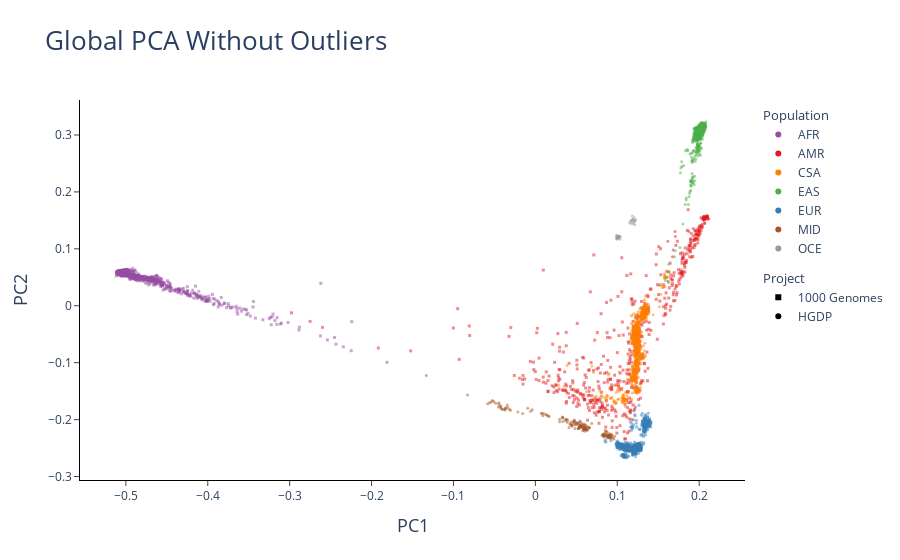

Notebook code for this chart:
### Markdown cell above
### 6c-1. Global PCA Plots (without outliers)

[Back to Index](#Index)

### Code cell
# get annotated score table from dictionary 
global_without_outliers = scores_without_outliers['GLOBAL']

# CHMI_CHMI3_WGS2 is a sample added by gnomAD for QC purposes and thus doesn't have metadata information. 
# To avoid a "None" error, we have to remove it before plotting. 
# From the dataset itself, it is removed together with PCA outliers in section 5 below. 
global_without_outliers = global_without_outliers.filter(global_without_outliers.s == 'CHMI_CHMI3_WGS2', keep = False)

# Make plot
p = ggplot(global_without_outliers, aes(x = global_without_outliers.PC1, y = global_without_outliers.PC2))+ \
    geom_point(aes(color = global_without_outliers.global_pop,
                   shape = global_without_outliers.proj_title),
                   size = 3, alpha = .5) +\
    xlab("PC1") + \
    ylab("PC2") + \
    ggtitle("Global PCA Without Outliers")+\
    labs(shape = 'Project', color = 'Population') +\
    scale_color_manual(values=cont_colors)

# Show plot
p.show()

### Figure 1 — Plotly figure (JSON) as saved in the notebook; plotly's stock layout.template omitted (floating-point values rounded to 4 significant figures; data arrays with more than 128 entries replaced by an {"elided": "..."} marker saying what was removed)
{"data": [{"marker": {"color": "#984EA3", "opacity": 0.5, "size": 3, "symbol": "square"}, "mode": "markers", "showlegend": false, "type": "scatter", "x": {"elided": "879 float values"}, "xaxis": "x", "y": {"elided": "879 float values"}, "yaxis": "y"}, {"marker": {"color": "#984EA3", "opacity": 0.5, "size": 3, "symbol": "circle"}, "mode": "markers", "showlegend": false, "type": "scatter", "x": [-0.493, -0.5002, -0.4995, -0.5002, -0.4993, -0.4985, -0.4991, -0.4955, -0.4893, -0.4907, -0.5026, -0.5012, -0.4977, -0.4915, -0.4956, -0.499, -0.4997, -0.4993, -0.5033, -0.4978, -0.4989, -0.4867, -0.5019, -0.4963, -0.4872, -0.4908, -0.4945, -0.4842, -0.4924, -0.4879, -0.4862, -0.49, -0.4887, -0.4909, -0.4771, -0.4846, -0.4779, -0.4958, -0.5062, -0.5028, -0.5037, -0.5061, -0.503, -0.5065, -0.5023, -0.5061, -0.5023, -0.5057, -0.5077, -0.5023, -0.5016, -0.5092, -0.5094, -0.506, -0.5024, -0.5046, -0.503, -0.4921, -0.4886, -0.5041, -0.4975, -0.4616, -0.4998, -0.4962, -0.4619, -0.5007, -0.4928, -0.4935, -0.4975, -0.5002, -0.501, -0.5007, -0.4955, -0.4958, -0.4915, -0.4947, -0.49, -0.4893, -0.4827, -0.4799, -0.4703, -0.4457, -0.4707, -0.4459, -0.4109, -0.4185, -0.4742, -0.4783, -0.4903, -0.4594, -0.477, -0.4923, -0.4631, -0.4941, -0.4942, -0.4826, -0.5006, -0.4993, -0.5036, -0.5029, -0.4693, -0.5004, -0.4916, -0.5011, -0.4656, -0.4954, -0.492, -0.4907, -0.4629, -0.5041], "xaxis": "x", "y": [0.06335, 0.0609, 0.06312, 0.05682, 0.06384, 0.06419, 0.05962, 0.06126, 0.06196, 0.05937, 0.0637, 0.06194, 0.06214, 0.06621, 0.06413, 0.05684, 0.06449, 0.0641, 0.06004, 0.06031, 0.06146, 0.05869, 0.06183, 0.05375, 0.0465, 0.05426, 0.05259, 0.05163, 0.05303, 0.05276, 0.05307, 0.05118, 0.05378, 0.05077, 0.0472, 0.052, 0.04509, 0.05448, 0.05796, 0.05958, 0.06146, 0.05949, 0.05693, 0.05984, 0.0548, 0.05805, 0.05916, 0.05781, 0.05584, 0.05684, 0.05699, 0.05949, 0.05557, 0.0565, 0.05756, 0.056, 0.05999, 0.06105, 0.0631, 0.0568, 0.06317, 0.05224, 0.05814, 0.0547, 0.05292, 0.05747, 0.0546, 0.0616, 0.06203, 0.06084, 0.06057, 0.06056, 0.05842, 0.05313, 0.05271, 0.05482, 0.05149, 0.04788, 0.05224, 0.04933, 0.05011, 0.03723, 0.04722, 0.03968, 0.02528, 0.02756, 0.04983, 0.04714, 0.06169, 0.05007, 0.04766, 0.06199, 0.05335, 0.05224, 0.05523, 0.05026, 0.06058, 0.06279, 0.06156, 0.05573, 0.05091, 0.05589, 0.05221, 0.05665, 0.0514, 0.06161, 0.04966, 0.06057, 0.05375, 0.05848], "yaxis": "y"}, {"marker": {"color": "#E41A1C", "opacity": 0.5, "size": 3, "symbol": "square"}, "mode": "markers", "showlegend": false, "type": "scatter", "x": {"elided": "487 float values"}, "xaxis": "x", "y": {"elided": "487 float values"}, "yaxis": "y"}, {"marker": {"color": "#E41A1C", "opacity": 0.5, "size": 3, "symbol": "circle"}, "mode": "markers", "showlegend": false, "type": "scatter", "x": [0.1618, 0.2051, 0.2053, 0.2068, 0.2085, 0.2057, 0.2078, 0.2065, 0.2075, 0.2109, 0.1898, 0.2002, 0.2014, 0.1872, 0.152, 0.1674, 0.189, 0.1706, 0.201, 0.1927, 0.1683, 0.1794, 0.1987, 0.1621, 0.1902, 0.1992, 0.171, 0.1664, 0.1891, 0.2061, 0.21, 0.208, 0.2117, 0.2104, 0.2067, 0.2104, 0.2074, 0.2067, 0.2093, 0.2032, 0.205, 0.2033, 0.2024, 0.2008, 0.206, 0.1962, 0.2053, 0.2055, 0.1983, 0.203, 0.1988, 0.2072, 0.21, 0.205, 0.2058, 0.2021, 0.2058, 0.2091, 0.2064, 0.2094, 0.2035, 0.2082], "xaxis": "x", "y": [0.1132, 0.1505, 0.1509, 0.1522, 0.1526, 0.1523, 0.1551, 0.1521, 0.1544, 0.1522, 0.1181, 0.1286, 0.1261, 0.1305, 0.03594, 0.08627, 0.1165, 0.1306, 0.1339, 0.1357, 0.09785, 0.08355, 0.1265, 0.04286, 0.1274, 0.132, 0.1216, 0.04593, 0.1111, 0.1537, 0.1546, 0.1567, 0.1528, 0.1565, 0.1551, 0.1578, 0.1563, 0.151, 0.1574, 0.1397, 0.1539, 0.1527, 0.131, 0.1405, 0.1564, 0.1312, 0.1536, 0.1529, 0.1298, 0.1409, 0.1361, 0.1527, 0.1568, 0.1564, 0.1571, 0.1551, 0.156, 0.154, 0.1445, 0.1584, 0.1431, 0.1544], "yaxis": "y"}, {"marker": {"color": "#FF7F00", "opacity": 0.5, "size": 3, "symbol": "square"}, "mode": "markers", "showlegend": false, "type": "scatter", "x": {"elided": "599 float values"}, "xaxis": "x", "y": {"elided": "599 float values"}, "yaxis": "y"}, {"marker": {"color": "#FF7F00", "opacity": 0.5, "size": 3, "symbol": "circle"}, "mode": "markers", "showlegend": false, "type": "scatter", "x": {"elided": "183 float values"}, "xaxis": "x", "y": {"elided": "183 float values"}, "yaxis": "y"}, {"marker": {"color": "#4DAF4A", "opacity": 0.5, "size": 3, "symbol": "square"}, "mode": "markers", "showlegend": false, "type": "scatter", "x": {"elided": "583 float values"}, "xaxis": "x", "y": {"elided": "583 float values"}, "yaxis": "y"}, {"marker": {"color": "#4DAF4A", "opacity": 0.5, "size": 3, "symbol": "circle"}, "mode": "markers", "showlegend": false, "type": "scatter", "x": {"elided": "234 float values"}, "xaxis": "x", "y": {"elided": "234 float values"}, "yaxis": "y"}, {"marker": {"color": "#377EB8", "opacity": 0.5, "size": 3, "symbol": "square"}, "mode": "markers", "showlegend": false, "type": "scatter", "x": {"elided": "618 float values"}, "xaxis": "x", "y": {"elided": "618 float values"}, "yaxis": "y"}, {"marker": {"color": "#377EB8", "opacity": 0.5, "size": 3, "symbol": "circle"}, "mode": "markers", "showlegend": false, "type": "scatter", "x": {"elided": "153 float values"}, "xaxis": "x", "y": {"elided": "153 float values"}, "yaxis": "y"}, {"marker": {"color": "#A65628", "opacity": 0.5, "size": 3, "symbol": "circle"}, "mode": "markers", "showlegend": false, "type": "scatter", "x": {"elided": "158 float values"}, "xaxis": "x", "y": {"elided": "158 float values"}, "yaxis": "y"}, {"marker": {"color": "#999999", "opacity": 0.5, "size": 3, "symbol": "circle"}, "mode": "markers", "showlegend": false, "type": "scatter", "x": [0.1163, 0.119, 0.1003, 0.1034, 0.1034, 0.1016, 0.1184, 0.09983, 0.09922, 0.1033, 0.09935, 0.09982, 0.1011, 0.1015, 0.09943, 0.1009, 0.12, 0.1188, 0.1208, 0.115, 0.1226, 0.1212, 0.118, 0.1211, 0.1167, 0.1212, 0.1182, 0.1019, 0.09967, 0.09926], "xaxis": "x", "y": [0.1492, 0.152, 0.1216, 0.1213, 0.1167, 0.1203, 0.1575, 0.1193, 0.1167, 0.1216, 0.1237, 0.1181, 0.1184, 0.1207, 0.1195, 0.1215, 0.1457, 0.1504, 0.1545, 0.1454, 0.1512, 0.1424, 0.1441, 0.1483, 0.1475, 0.1492, 0.1512, 0.1226, 0.1198, 0.1227], "yaxis": "y"}, {"legendgroup": "color", "legendgrouptitle": {"text": "Population"}, "marker": {"color": "#984EA3", "symbol": "circle"}, "mode": "markers", "name": "AFR", "showlegend": true, "type": "scatter", "x": [null], "y": [null]}, {"legendgroup": "color", "legendgrouptitle": {"text": "Population"}, "marker": {"color": "#E41A1C", "symbol": "circle"}, "mode": "markers", "name": "AMR", "showlegend": true, "type": "scatter", "x": [null], "y": [null]}, {"legendgroup": "color", "legendgrouptitle": {"text": "Population"}, "marker": {"color": "#FF7F00", "symbol": "circle"}, "mode": "markers", "name": "CSA", "showlegend": true, "type": "scatter", "x": [null], "y": [null]}, {"legendgroup": "color", "legendgrouptitle": {"text": "Population"}, "marker": {"color": "#4DAF4A", "symbol": "circle"}, "mode": "markers", "name": "EAS", "showlegend": true, "type": "scatter", "x": [null], "y": [null]}, {"legendgroup": "color", "legendgrouptitle": {"text": "Population"}, "marker": {"color": "#377EB8", "symbol": "circle"}, "mode": "markers", "name": "EUR", "showlegend": true, "type": "scatter", "x": [null], "y": [null]}, {"legendgroup": "color", "legendgrouptitle": {"text": "Population"}, "marker": {"color": "#A65628", "symbol": "circle"}, "mode": "markers", "name": "MID", "showlegend": true, "type": "scatter", "x": [null], "y": [null]}, {"legendgroup": "color", "legendgrouptitle": {"text": "Population"}, "marker": {"color": "#999999", "symbol": "circle"}, "mode": "markers", "name": "OCE", "showlegend": true, "type": "scatter", "x": [null], "y": [null]}, {"legendgroup": "shape", "legendgrouptitle": {"text": "Project"}, "marker": {"color": "black", "symbol": "square"}, "mode": "markers", "name": "1000 Genomes", "showlegend": true, "type": "scatter", "x": [null], "y": [null]}, {"legendgroup": "shape", "legendgrouptitle": {"text": "Project"}, "marker": {"color": "black", "symbol": "circle"}, "mode": "markers", "name": "HGDP", "showlegend": true, "type": "scatter", "x": [null], "y": [null]}], "layout": {"font": {"family": "Arial, \"Open Sans\", verdana, sans-serif"}, "plot_bgcolor": "white", "title": {"font": {"size": 26}, "text": "Global PCA Without Outliers"}, "xaxis": {"anchor": "y", "domain": [0, 1], "linecolor": "black", "ticks": "outside", "title": {"font": {"size": 18}, "text": "PC1"}}, "yaxis": {"anchor": "x", "domain": [0, 1], "linecolor": "black", "ticks": "outside", "title": {"font": {"size": 18}, "text": "PC2"}}}}
